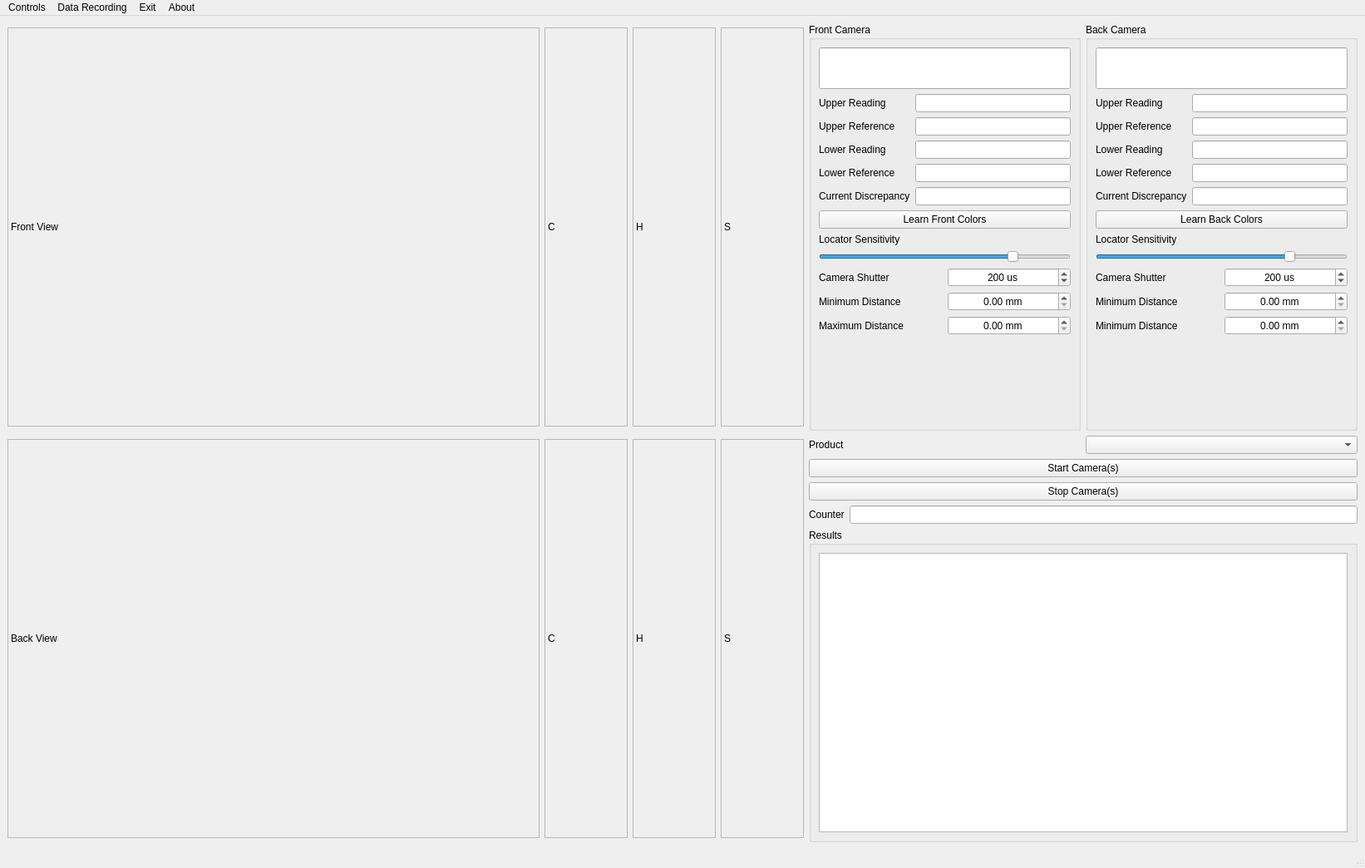
<?xml version="1.0" encoding="UTF-8"?>
<ui version="4.0">
 <class>MainWindow</class>
 <widget class="QMainWindow" name="MainWindow">
  <property name="geometry">
   <rect>
    <x>0</x>
    <y>0</y>
    <width>1642</width>
    <height>1044</height>
   </rect>
  </property>
  <property name="windowTitle">
   <string>MainWindow</string>
  </property>
  <property name="styleSheet">
   <string notr="true"/>
  </property>
  <widget class="QWidget" name="centralwidget">
   <layout class="QVBoxLayout" name="verticalLayout_6">
    <item>
     <layout class="QHBoxLayout" name="horizontalLayout">
      <item>
       <widget class="QLabel" name="View_Front">
        <property name="sizePolicy">
         <sizepolicy hsizetype="Fixed" vsizetype="Fixed">
          <horstretch>0</horstretch>
          <verstretch>0</verstretch>
         </sizepolicy>
        </property>
        <property name="minimumSize">
         <size>
          <width>640</width>
          <height>480</height>
         </size>
        </property>
        <property name="maximumSize">
         <size>
          <width>640</width>
          <height>480</height>
         </size>
        </property>
        <property name="frameShape">
         <enum>QFrame::StyledPanel</enum>
        </property>
        <property name="text">
         <string>Front View</string>
        </property>
       </widget>
      </item>
      <item>
       <widget class="QLabel" name="Color_Front">
        <property name="sizePolicy">
         <sizepolicy hsizetype="Fixed" vsizetype="Fixed">
          <horstretch>0</horstretch>
          <verstretch>0</verstretch>
         </sizepolicy>
        </property>
        <property name="minimumSize">
         <size>
          <width>100</width>
          <height>480</height>
         </size>
        </property>
        <property name="maximumSize">
         <size>
          <width>100</width>
          <height>480</height>
         </size>
        </property>
        <property name="frameShape">
         <enum>QFrame::StyledPanel</enum>
        </property>
        <property name="text">
         <string>C</string>
        </property>
       </widget>
      </item>
      <item>
       <widget class="QLabel" name="H_Front">
        <property name="sizePolicy">
         <sizepolicy hsizetype="Fixed" vsizetype="Fixed">
          <horstretch>0</horstretch>
          <verstretch>0</verstretch>
         </sizepolicy>
        </property>
        <property name="minimumSize">
         <size>
          <width>100</width>
          <height>480</height>
         </size>
        </property>
        <property name="maximumSize">
         <size>
          <width>100</width>
          <height>480</height>
         </size>
        </property>
        <property name="frameShape">
         <enum>QFrame::StyledPanel</enum>
        </property>
        <property name="text">
         <string>H</string>
        </property>
       </widget>
      </item>
      <item>
       <widget class="QLabel" name="S_Front">
        <property name="sizePolicy">
         <sizepolicy hsizetype="Fixed" vsizetype="Fixed">
          <horstretch>0</horstretch>
          <verstretch>0</verstretch>
         </sizepolicy>
        </property>
        <property name="minimumSize">
         <size>
          <width>100</width>
          <height>480</height>
         </size>
        </property>
        <property name="maximumSize">
         <size>
          <width>100</width>
          <height>480</height>
         </size>
        </property>
        <property name="frameShape">
         <enum>QFrame::StyledPanel</enum>
        </property>
        <property name="text">
         <string>S</string>
        </property>
       </widget>
      </item>
      <item>
       <layout class="QVBoxLayout" name="verticalLayout">
        <item>
         <widget class="QGroupBox" name="Front_Controls">
          <property name="title">
           <string>Front Camera</string>
          </property>
          <layout class="QVBoxLayout" name="verticalLayout_4">
           <item>
            <widget class="QLineEdit" name="Front_Result">
             <property name="minimumSize">
              <size>
               <width>0</width>
               <height>50</height>
              </size>
             </property>
             <property name="font">
              <font>
               <pointsize>16</pointsize>
              </font>
             </property>
             <property name="styleSheet">
              <string notr="true"/>
             </property>
             <property name="text">
              <string/>
             </property>
             <property name="alignment">
              <set>Qt::AlignCenter</set>
             </property>
             <property name="readOnly">
              <bool>true</bool>
             </property>
            </widget>
           </item>
           <item>
            <layout class="QFormLayout" name="formLayout">
             <property name="fieldGrowthPolicy">
              <enum>QFormLayout::AllNonFixedFieldsGrow</enum>
             </property>
             <item row="0" column="0">
              <widget class="QLabel" name="label_2">
               <property name="text">
                <string>Upper Reading</string>
               </property>
              </widget>
             </item>
             <item row="0" column="1">
              <widget class="QLineEdit" name="Upper_Reading_Front">
               <property name="alignment">
                <set>Qt::AlignCenter</set>
               </property>
              </widget>
             </item>
             <item row="1" column="0">
              <widget class="QLabel" name="label_5">
               <property name="text">
                <string>Upper Reference</string>
               </property>
              </widget>
             </item>
             <item row="1" column="1">
              <widget class="QLineEdit" name="Upper_Reference_Front">
               <property name="alignment">
                <set>Qt::AlignCenter</set>
               </property>
               <property name="readOnly">
                <bool>true</bool>
               </property>
              </widget>
             </item>
             <item row="2" column="0">
              <widget class="QLabel" name="label">
               <property name="text">
                <string>Lower Reading</string>
               </property>
              </widget>
             </item>
             <item row="2" column="1">
              <widget class="QLineEdit" name="Lower_Reading_Front">
               <property name="alignment">
                <set>Qt::AlignCenter</set>
               </property>
               <property name="readOnly">
                <bool>true</bool>
               </property>
              </widget>
             </item>
             <item row="3" column="0">
              <widget class="QLabel" name="label_7">
               <property name="text">
                <string>Lower Reference</string>
               </property>
              </widget>
             </item>
             <item row="3" column="1">
              <widget class="QLineEdit" name="Lower_Reference_Front">
               <property name="alignment">
                <set>Qt::AlignCenter</set>
               </property>
               <property name="readOnly">
                <bool>true</bool>
               </property>
              </widget>
             </item>
             <item row="4" column="0">
              <widget class="QLabel" name="label_4">
               <property name="text">
                <string>Current Discrepancy</string>
               </property>
              </widget>
             </item>
             <item row="4" column="1">
              <widget class="QLineEdit" name="Current_Discrepancy_Front">
               <property name="alignment">
                <set>Qt::AlignCenter</set>
               </property>
               <property name="readOnly">
                <bool>true</bool>
               </property>
              </widget>
             </item>
            </layout>
           </item>
           <item>
            <widget class="QPushButton" name="Front_Learn">
             <property name="statusTip">
              <string>Learn colors based on the current capture in blue roi</string>
             </property>
             <property name="text">
              <string>Learn Front Colors</string>
             </property>
            </widget>
           </item>
           <item>
            <widget class="QLabel" name="label_13">
             <property name="text">
              <string>Locator Sensitivity</string>
             </property>
            </widget>
           </item>
           <item>
            <widget class="QSlider" name="Front_Threshold">
             <property name="minimum">
              <number>1</number>
             </property>
             <property name="maximum">
              <number>255</number>
             </property>
             <property name="value">
              <number>200</number>
             </property>
             <property name="orientation">
              <enum>Qt::Horizontal</enum>
             </property>
            </widget>
           </item>
           <item>
            <layout class="QHBoxLayout" name="horizontalLayout_7">
             <item>
              <widget class="QLabel" name="label_17">
               <property name="text">
                <string>Camera Shutter</string>
               </property>
              </widget>
             </item>
             <item>
              <widget class="QSpinBox" name="Camera_Shutter_Front">
               <property name="alignment">
                <set>Qt::AlignCenter</set>
               </property>
               <property name="suffix">
                <string> us</string>
               </property>
               <property name="minimum">
                <number>100</number>
               </property>
               <property name="maximum">
                <number>50000</number>
               </property>
               <property name="singleStep">
                <number>20</number>
               </property>
               <property name="value">
                <number>200</number>
               </property>
              </widget>
             </item>
            </layout>
           </item>
           <item>
            <layout class="QHBoxLayout" name="horizontalLayout_5">
             <item>
              <widget class="QLabel" name="Minimum_Distance_Front">
               <property name="text">
                <string>Minimum Distance</string>
               </property>
              </widget>
             </item>
             <item>
              <widget class="QDoubleSpinBox" name="Front_Min_Distance">
               <property name="alignment">
                <set>Qt::AlignCenter</set>
               </property>
               <property name="suffix">
                <string> mm</string>
               </property>
               <property name="maximum">
                <double>6.000000000000000</double>
               </property>
               <property name="singleStep">
                <double>0.020000000000000</double>
               </property>
              </widget>
             </item>
            </layout>
           </item>
           <item>
            <layout class="QHBoxLayout" name="horizontalLayout_9">
             <item>
              <widget class="QLabel" name="Maximum_Distance_Front">
               <property name="text">
                <string>Maximum Distance</string>
               </property>
              </widget>
             </item>
             <item>
              <widget class="QDoubleSpinBox" name="Front_Max_Distance">
               <property name="alignment">
                <set>Qt::AlignCenter</set>
               </property>
               <property name="suffix">
                <string> mm</string>
               </property>
               <property name="maximum">
                <double>6.000000000000000</double>
               </property>
               <property name="singleStep">
                <double>0.020000000000000</double>
               </property>
              </widget>
             </item>
            </layout>
           </item>
           <item>
            <spacer name="verticalSpacer">
             <property name="orientation">
              <enum>Qt::Vertical</enum>
             </property>
             <property name="sizeHint" stdset="0">
              <size>
               <width>17</width>
               <height>51</height>
              </size>
             </property>
            </spacer>
           </item>
          </layout>
          <zorder>Front_Learn</zorder>
          <zorder>verticalSpacer</zorder>
          <zorder>Front_Threshold</zorder>
          <zorder>label_13</zorder>
          <zorder>Front_Result</zorder>
          <zorder></zorder>
         </widget>
        </item>
       </layout>
      </item>
      <item>
       <layout class="QVBoxLayout" name="verticalLayout_2">
        <item>
         <widget class="QGroupBox" name="Back_Controls">
          <property name="title">
           <string>Back Camera</string>
          </property>
          <layout class="QVBoxLayout" name="verticalLayout_3">
           <item>
            <widget class="QLineEdit" name="Back_Result">
             <property name="minimumSize">
              <size>
               <width>0</width>
               <height>50</height>
              </size>
             </property>
             <property name="font">
              <font>
               <pointsize>16</pointsize>
              </font>
             </property>
             <property name="alignment">
              <set>Qt::AlignCenter</set>
             </property>
             <property name="readOnly">
              <bool>true</bool>
             </property>
            </widget>
           </item>
           <item>
            <layout class="QFormLayout" name="formLayout_2">
             <property name="fieldGrowthPolicy">
              <enum>QFormLayout::AllNonFixedFieldsGrow</enum>
             </property>
             <item row="0" column="0">
              <widget class="QLabel" name="label_8">
               <property name="text">
                <string>Upper Reading</string>
               </property>
              </widget>
             </item>
             <item row="0" column="1">
              <widget class="QLineEdit" name="Upper_Reading_Back">
               <property name="alignment">
                <set>Qt::AlignCenter</set>
               </property>
              </widget>
             </item>
             <item row="1" column="0">
              <widget class="QLabel" name="label_9">
               <property name="text">
                <string>Upper Reference</string>
               </property>
              </widget>
             </item>
             <item row="1" column="1">
              <widget class="QLineEdit" name="Upper_Reference_Back">
               <property name="alignment">
                <set>Qt::AlignCenter</set>
               </property>
               <property name="readOnly">
                <bool>true</bool>
               </property>
              </widget>
             </item>
             <item row="2" column="0">
              <widget class="QLabel" name="label_10">
               <property name="text">
                <string>Lower Reading</string>
               </property>
              </widget>
             </item>
             <item row="2" column="1">
              <widget class="QLineEdit" name="Lower_Reading_Back">
               <property name="alignment">
                <set>Qt::AlignCenter</set>
               </property>
               <property name="readOnly">
                <bool>true</bool>
               </property>
              </widget>
             </item>
             <item row="3" column="0">
              <widget class="QLabel" name="label_11">
               <property name="text">
                <string>Lower Reference</string>
               </property>
              </widget>
             </item>
             <item row="3" column="1">
              <widget class="QLineEdit" name="Lower_Reference_Back">
               <property name="alignment">
                <set>Qt::AlignCenter</set>
               </property>
               <property name="readOnly">
                <bool>true</bool>
               </property>
              </widget>
             </item>
             <item row="4" column="0">
              <widget class="QLabel" name="label_12">
               <property name="text">
                <string>Current Discrepancy</string>
               </property>
              </widget>
             </item>
             <item row="4" column="1">
              <widget class="QLineEdit" name="Current_Discrepancy_Back">
               <property name="alignment">
                <set>Qt::AlignCenter</set>
               </property>
               <property name="readOnly">
                <bool>true</bool>
               </property>
              </widget>
             </item>
            </layout>
           </item>
           <item>
            <widget class="QPushButton" name="Back_Learn">
             <property name="text">
              <string>Learn Back Colors</string>
             </property>
            </widget>
           </item>
           <item>
            <widget class="QLabel" name="label_14">
             <property name="text">
              <string>Locator Sensitivity</string>
             </property>
            </widget>
           </item>
           <item>
            <widget class="QSlider" name="Back_Threshold">
             <property name="minimum">
              <number>1</number>
             </property>
             <property name="maximum">
              <number>255</number>
             </property>
             <property name="value">
              <number>200</number>
             </property>
             <property name="orientation">
              <enum>Qt::Horizontal</enum>
             </property>
            </widget>
           </item>
           <item>
            <layout class="QHBoxLayout" name="horizontalLayout_12">
             <item>
              <widget class="QLabel" name="label_19">
               <property name="text">
                <string>Camera Shutter</string>
               </property>
              </widget>
             </item>
             <item>
              <widget class="QSpinBox" name="Camera_Shutter_Back">
               <property name="alignment">
                <set>Qt::AlignCenter</set>
               </property>
               <property name="suffix">
                <string> us</string>
               </property>
               <property name="minimum">
                <number>100</number>
               </property>
               <property name="maximum">
                <number>50000</number>
               </property>
               <property name="singleStep">
                <number>20</number>
               </property>
               <property name="value">
                <number>200</number>
               </property>
              </widget>
             </item>
            </layout>
           </item>
           <item>
            <layout class="QHBoxLayout" name="horizontalLayout_10">
             <item>
              <widget class="QLabel" name="Minimum_Distance_Front_2">
               <property name="text">
                <string>Minimum Distance</string>
               </property>
              </widget>
             </item>
             <item>
              <widget class="QDoubleSpinBox" name="Back_Min_Distance">
               <property name="alignment">
                <set>Qt::AlignCenter</set>
               </property>
               <property name="suffix">
                <string> mm</string>
               </property>
               <property name="maximum">
                <double>6.000000000000000</double>
               </property>
               <property name="singleStep">
                <double>0.020000000000000</double>
               </property>
              </widget>
             </item>
            </layout>
           </item>
           <item>
            <layout class="QHBoxLayout" name="horizontalLayout_11">
             <item>
              <widget class="QLabel" name="Minimum_Distance_Front_3">
               <property name="text">
                <string>Minimum Distance</string>
               </property>
              </widget>
             </item>
             <item>
              <widget class="QDoubleSpinBox" name="Back_Max_Distance">
               <property name="alignment">
                <set>Qt::AlignCenter</set>
               </property>
               <property name="suffix">
                <string> mm</string>
               </property>
               <property name="maximum">
                <double>6.000000000000000</double>
               </property>
               <property name="singleStep">
                <double>0.020000000000000</double>
               </property>
              </widget>
             </item>
            </layout>
           </item>
           <item>
            <spacer name="verticalSpacer_2">
             <property name="orientation">
              <enum>Qt::Vertical</enum>
             </property>
             <property name="sizeHint" stdset="0">
              <size>
               <width>20</width>
               <height>40</height>
              </size>
             </property>
            </spacer>
           </item>
          </layout>
         </widget>
        </item>
       </layout>
      </item>
     </layout>
    </item>
    <item>
     <layout class="QHBoxLayout" name="horizontalLayout_8">
      <item>
       <widget class="QLabel" name="View_Back">
        <property name="sizePolicy">
         <sizepolicy hsizetype="Fixed" vsizetype="Fixed">
          <horstretch>0</horstretch>
          <verstretch>0</verstretch>
         </sizepolicy>
        </property>
        <property name="minimumSize">
         <size>
          <width>640</width>
          <height>480</height>
         </size>
        </property>
        <property name="maximumSize">
         <size>
          <width>640</width>
          <height>480</height>
         </size>
        </property>
        <property name="frameShape">
         <enum>QFrame::StyledPanel</enum>
        </property>
        <property name="text">
         <string>Back View</string>
        </property>
       </widget>
      </item>
      <item>
       <widget class="QLabel" name="Color_Back">
        <property name="sizePolicy">
         <sizepolicy hsizetype="Fixed" vsizetype="Fixed">
          <horstretch>0</horstretch>
          <verstretch>0</verstretch>
         </sizepolicy>
        </property>
        <property name="minimumSize">
         <size>
          <width>100</width>
          <height>480</height>
         </size>
        </property>
        <property name="maximumSize">
         <size>
          <width>100</width>
          <height>480</height>
         </size>
        </property>
        <property name="frameShape">
         <enum>QFrame::StyledPanel</enum>
        </property>
        <property name="text">
         <string>C</string>
        </property>
       </widget>
      </item>
      <item>
       <widget class="QLabel" name="H_Back">
        <property name="sizePolicy">
         <sizepolicy hsizetype="Fixed" vsizetype="Fixed">
          <horstretch>0</horstretch>
          <verstretch>0</verstretch>
         </sizepolicy>
        </property>
        <property name="minimumSize">
         <size>
          <width>100</width>
          <height>480</height>
         </size>
        </property>
        <property name="maximumSize">
         <size>
          <width>100</width>
          <height>480</height>
         </size>
        </property>
        <property name="frameShape">
         <enum>QFrame::StyledPanel</enum>
        </property>
        <property name="text">
         <string>H</string>
        </property>
       </widget>
      </item>
      <item>
       <widget class="QLabel" name="S_Back">
        <property name="sizePolicy">
         <sizepolicy hsizetype="Fixed" vsizetype="Fixed">
          <horstretch>0</horstretch>
          <verstretch>0</verstretch>
         </sizepolicy>
        </property>
        <property name="minimumSize">
         <size>
          <width>100</width>
          <height>480</height>
         </size>
        </property>
        <property name="maximumSize">
         <size>
          <width>100</width>
          <height>480</height>
         </size>
        </property>
        <property name="frameShape">
         <enum>QFrame::StyledPanel</enum>
        </property>
        <property name="text">
         <string>S</string>
        </property>
       </widget>
      </item>
      <item>
       <layout class="QVBoxLayout" name="verticalLayout_5">
        <item>
         <layout class="QHBoxLayout" name="horizontalLayout_4">
          <item>
           <widget class="QLabel" name="label_18">
            <property name="text">
             <string>Product</string>
            </property>
           </widget>
          </item>
          <item>
           <widget class="QComboBox" name="Product_Type"/>
          </item>
         </layout>
        </item>
        <item>
         <widget class="QPushButton" name="Start">
          <property name="statusTip">
           <string>Start front camera</string>
          </property>
          <property name="text">
           <string>Start Camera(s)</string>
          </property>
         </widget>
        </item>
        <item>
         <widget class="QPushButton" name="Stop">
          <property name="statusTip">
           <string>Stop front camera</string>
          </property>
          <property name="text">
           <string>Stop Camera(s)</string>
          </property>
         </widget>
        </item>
        <item>
         <layout class="QHBoxLayout" name="horizontalLayout_2">
          <item>
           <widget class="QLabel" name="label_15">
            <property name="text">
             <string>Counter</string>
            </property>
           </widget>
          </item>
          <item>
           <widget class="QLineEdit" name="Counter">
            <property name="alignment">
             <set>Qt::AlignCenter</set>
            </property>
            <property name="readOnly">
             <bool>true</bool>
            </property>
           </widget>
          </item>
         </layout>
        </item>
        <item>
         <widget class="QGroupBox" name="groupBox">
          <property name="title">
           <string>Results</string>
          </property>
          <layout class="QHBoxLayout" name="horizontalLayout_3">
           <item>
            <widget class="QTextBrowser" name="Results"/>
           </item>
          </layout>
         </widget>
        </item>
       </layout>
      </item>
     </layout>
    </item>
   </layout>
  </widget>
  <widget class="QStatusBar" name="statusbar"/>
  <widget class="QMenuBar" name="menuBar">
   <property name="geometry">
    <rect>
     <x>0</x>
     <y>0</y>
     <width>1642</width>
     <height>26</height>
    </rect>
   </property>
   <property name="defaultUp">
    <bool>false</bool>
   </property>
   <property name="nativeMenuBar">
    <bool>true</bool>
   </property>
   <widget class="QMenu" name="menuData_Record">
    <property name="title">
     <string>Data Recording</string>
    </property>
    <addaction name="actionSet_Output_Folder"/>
    <addaction name="separator"/>
    <addaction name="actionStart_Data_Logging"/>
    <addaction name="separator"/>
   </widget>
   <widget class="QMenu" name="menuControls">
    <property name="title">
     <string>Controls</string>
    </property>
    <addaction name="actionAux_Viewer"/>
    <addaction name="separator"/>
    <addaction name="actionActual_Counter_Reset"/>
    <addaction name="separator"/>
    <addaction name="actionDelay_Inspection"/>
    <addaction name="actionBypass_Results"/>
    <addaction name="separator"/>
    <addaction name="actionClear_Alarm"/>
   </widget>
   <widget class="QMenu" name="menuAbout">
    <property name="title">
     <string>About</string>
    </property>
   </widget>
   <widget class="QMenu" name="menuExit">
    <property name="title">
     <string>Exit</string>
    </property>
    <addaction name="actionQuit"/>
   </widget>
   <addaction name="menuControls"/>
   <addaction name="menuData_Record"/>
   <addaction name="menuExit"/>
   <addaction name="menuAbout"/>
  </widget>
  <action name="actionDelay_Inspection">
   <property name="checkable">
    <bool>true</bool>
   </property>
   <property name="text">
    <string>Delay Inspection</string>
   </property>
   <property name="statusTip">
    <string>Delay interval between each inspection to 1 second.</string>
   </property>
  </action>
  <action name="actionSet_Output_Folder">
   <property name="text">
    <string>Set Output Folder</string>
   </property>
   <property name="statusTip">
    <string>Set the folder in which data will be recorded.</string>
   </property>
  </action>
  <action name="actionSet_Lot_Number">
   <property name="text">
    <string>Register Lot Number</string>
   </property>
   <property name="statusTip">
    <string>Register the lot number for this production.</string>
   </property>
  </action>
  <action name="actionQuit">
   <property name="text">
    <string>Quit</string>
   </property>
   <property name="statusTip">
    <string>Quit the inspection program.</string>
   </property>
  </action>
  <action name="actionStart_Data_Logging">
   <property name="checkable">
    <bool>true</bool>
   </property>
   <property name="text">
    <string>Start Data Logging</string>
   </property>
   <property name="statusTip">
    <string>Start data logging once camera has been started.</string>
   </property>
  </action>
  <action name="actionActual_Counter_Reset">
   <property name="text">
    <string>Counter Reset</string>
   </property>
   <property name="statusTip">
    <string>Reset actual counter to zero.</string>
   </property>
  </action>
  <action name="actionBypass_Results">
   <property name="checkable">
    <bool>true</bool>
   </property>
   <property name="text">
    <string>Bypass Results</string>
   </property>
   <property name="statusTip">
    <string>Bypass fail inspection results. Fail alarm will not be triggered if this is checked.</string>
   </property>
  </action>
  <action name="actionClear_Alarm">
   <property name="text">
    <string>Clear Alarm</string>
   </property>
  </action>
  <action name="actionAux_Viewer">
   <property name="text">
    <string>Aux Viewer</string>
   </property>
  </action>
 </widget>
 <resources/>
 <connections/>
</ui>
